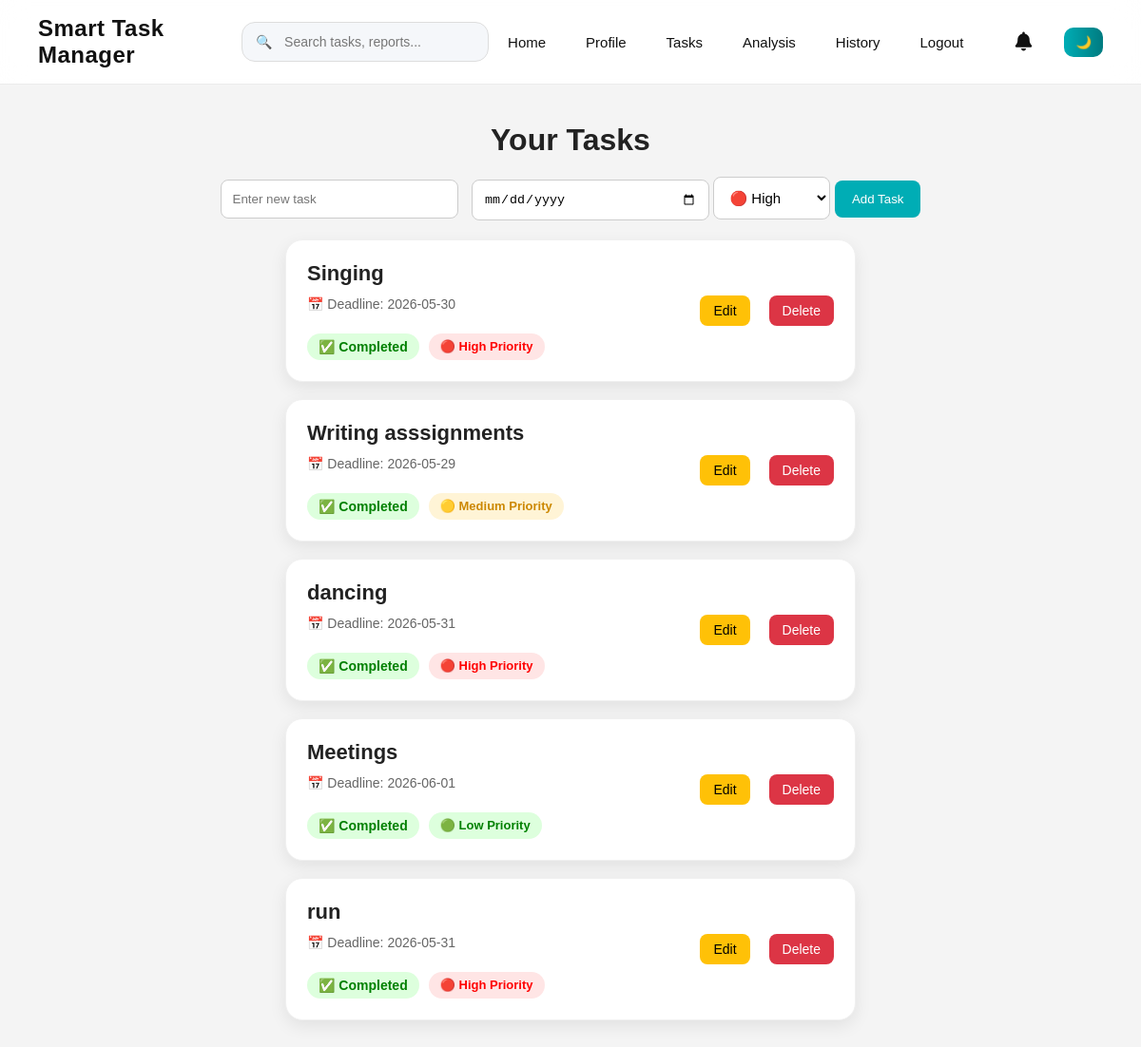
Page /tasks (signed in) on the earlier database version.
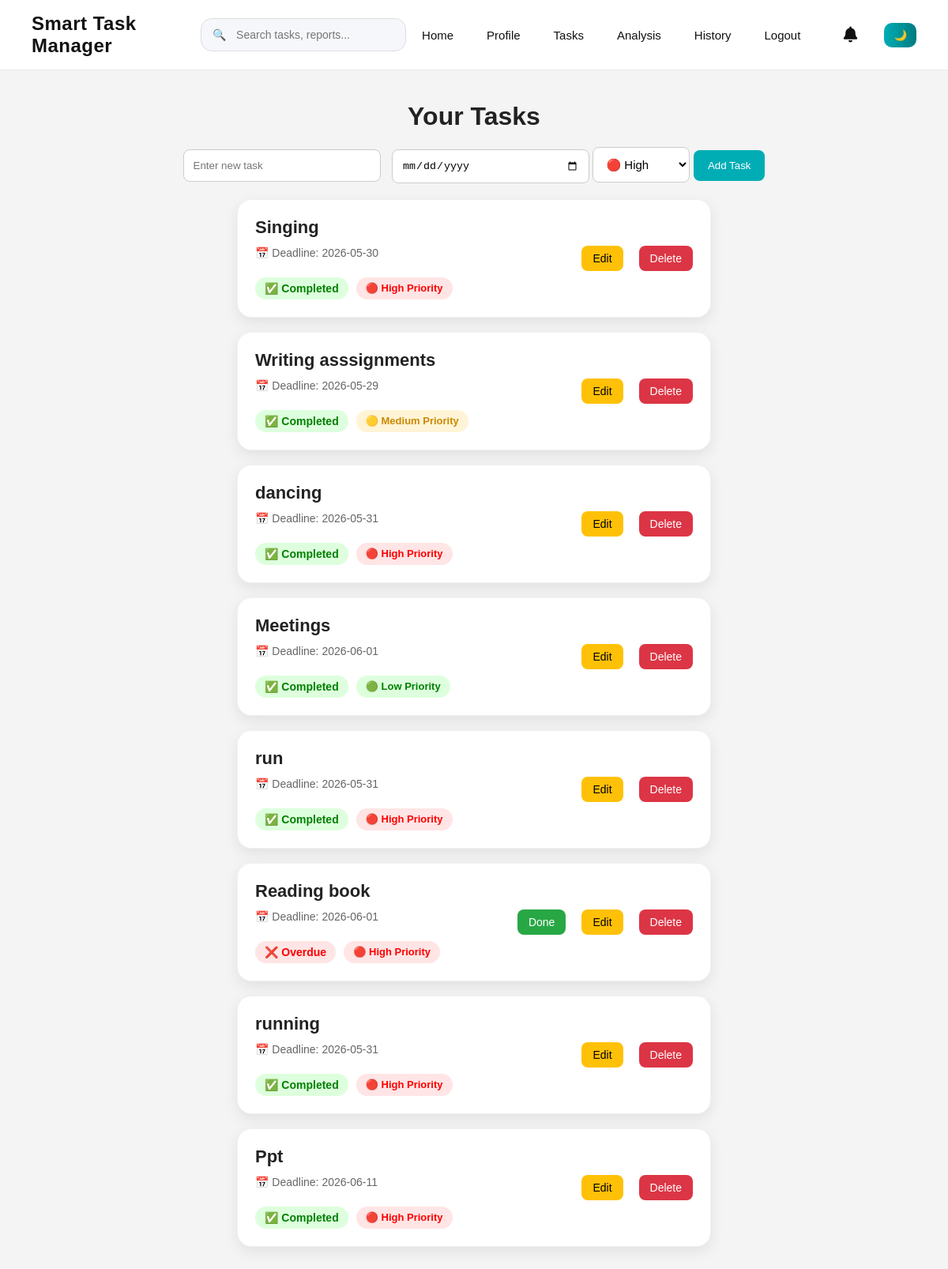
Same page on the later database version.
### tables this page shows
CREATE TABLE tasks (
        id INTEGER PRIMARY KEY AUTOINCREMENT,
        username TEXT,
        task TEXT,
        status TEXT DEFAULT 'pending',
        deadline TEXT,
        priority TEXT DEFAULT 'Medium',
        created_at TEXT,
        completed_at TEXT
    );

### app.py (the view, shortened to what this page needs)
@app.route('/tasks', methods=['GET', 'POST'])
def tasks():
    if 'user' not in session:
        return redirect('/login')
    conn = sqlite3.connect("data.db")
    c = conn.cursor()
    c.execute("SELECT * FROM tasks WHERE username=?",
              (session['user'],))
    data = c.fetchall()
    today = datetime.now().date()
    for task in data:
        task_id = task[0]
        task_name = task[2]
        status = task[3]
        deadline = task[4]
        try:
            deadline_date = datetime.strptime(
                deadline,
                "%Y-%m-%d"
            ).date()
            if deadline_date == today and status != "completed":
                add_notification(
                    session['user'],
                    task_id,
                    f'📅 Task "{task_name}" is due today',
                    'due_today'
                )
            elif deadline_date < today and status != "completed":
                add_notification(
                    session['user'],
                    task_id,
                    f'⚠️ Task "{task_name}" is overdue','overdue'
                )
        except:
            pass
    conn.close()
    updated_tasks = []
    for task in data:
        try:
            deadline_date = datetime.strptime(task[4], "%Y-%m-%d").date()
        except ValueError:
            deadline_date = None
        updated_tasks.append(
        (
            task[0],#id
            task[1],#username
            task[2],#task
            task[3],#status
            deadline_date,
            task[5] #priority
        )
    )
    return render_template('tasks.html', tasks=updated_tasks,today=today)

### app.py (called while the page is built, shortened)
@app.context_processor
def notification_count():
    if 'user' not in session:
        return dict(unread_count=0)
    conn = sqlite3.connect("data.db")
    c = conn.cursor()
    c.execute("""
        SELECT COUNT(*)
        FROM notifications
        WHERE username=?
        AND is_read=0
    """, (session['user'],))
    count = c.fetchone()[0]
    conn.close()
    return dict(unread_count=count)

def add_notification(username, task_id, message, notification_type):
    conn = sqlite3.connect("data.db")
    c = conn.cursor()
    c.execute("""
        SELECT id
        FROM notifications
        WHERE username=?
        AND task_id=?
        AND type=?
    """, (
        username,
        task_id,
        notification_type
))
    existing = c.fetchone()
    conn.close()

### templates/tasks.html (shortened to what this page needs)
{% extends "base.html" %}
{% block content %}
<div class="tasks-page">
    <h1>Your Tasks</h1>
    <form method="POST" action="/tasks" class="task-form">
        <input type="text" name="task" placeholder="Enter new task" required>
        <input type="date" name="deadline" required>
        <select name="priority" required>
            <option value="High">🔴 High</option>
        </select>
        <button type="submit">Add Task</button>
    </form>
      {% if tasks %}
    <ul class="task-list">
        {% for task in tasks %}
        <li class="task-item">
            <div class="task-left">
                <h3>{{ task[2] }}</h3>
                <small>
                    📅 Deadline: {{ task[4] }}
                </small>
                <br>
                <div class="task-badges">
                    {% if task[3] == 'completed' %}
                    <span class="completed-badge">
                        ✅ Completed
                    </span>
                    {% elif task[4] < today %} <span class="overdue-badge">
                        ❌ Overdue
                        </span>
                        {% else %}
                        <span class="pending-badge">
                            ⏳ Pending
                        </span>
                        {% endif %}
                        {% if task[5]|lower == 'high' %}
                        <span class="high-priority">
                            🔴 High Priority
                        </span>
                        {% elif task[5]|lower == 'medium' %}
                        <span class="medium-priority">
                            🟡 Medium Priority
                        </span>
                        {% else %}
                        <span class="low-priority">
                            🟢 Low Priority
                        </span>
                        {% endif %}
                </div>
            </div>
            <div class="task-actions">
                {% if task[3] == 'pending' %}
                <a href="/complete/{{ task[0] }}" class="done-btn">
                    Done
                </a>
                {% endif %}
                <a href="/edit/{{ task[0] }}" class="edit-btn">
                    Edit
                </a>
                <a href="/delete/{{ task[0] }}" class="delete-btn">
                    Delete
                </a>
            </div>
        </li>
        {% endfor %}
    </ul>
    {% endif %}
</div>
{% endblock %}

### templates/base.html (shortened to what this page needs)
<!DOCTYPE html>
<html lang="en">
<head>
    <link rel="stylesheet" href="{{ url_for('static', filename='style.css') }}">
    <link rel="stylesheet" href="https://cdnjs.cloudflare.com/ajax/libs/font-awesome/6.5.1/css/all.min.css">
</head>
<body>
    <nav>
        <div class="logo">
            Smart Task Manager
        </div>
        {% if session.get('user') %}
        <form action="/search" method="GET" class="navbar-search">
            <span class="search-icon">🔍</span>
            {% if session.get('role') == 'admin' %}
            <input type="text" name="query" class="navbar-search-input" placeholder="Search users, tasks, analytics..."
                required>
            {% else %}
            <input type="text" name="query" class="navbar-search-input" placeholder="Search tasks, reports..." required>
            {% endif %}
        </form>
        {% endif %}
        <div class="nav-links">
            <a href="/">Home</a>
            {% if session.get('user') %}
            <a href="/profile">Profile</a>
            <a href="/tasks">Tasks</a>
            <a href="/weekly-report">Analysis</a>
            <a href="/history">History</a>
            <a href="/logout">Logout</a>
            <div class="notification-menu">
                <a href="{{ url_for('notifications') }}" class="notification-link">
                    <i class="fa-solid fa-bell"></i>
                </a>
            </div>
            {% else %}
            <a href="/login">Login</a>
            <a href="/register">Register</a>
            {% endif %}
            <button id="darkToggle" class="dark-btn">🌙</button>
        </div>
    </nav>
    {% block content %}{% endblock %}
</body>
</html>

Differences in the rows shown:
added tasks: task "Reading book", deadline "2026-06-01", status "❌ Overdue", priority "🔴 High Priority"
added tasks: task "running", deadline "2026-05-31", status "✅ Completed", priority "🔴 High Priority"
added tasks: task "Ppt", deadline "2026-06-11", status "✅ Completed", priority "🔴 High Priority"
